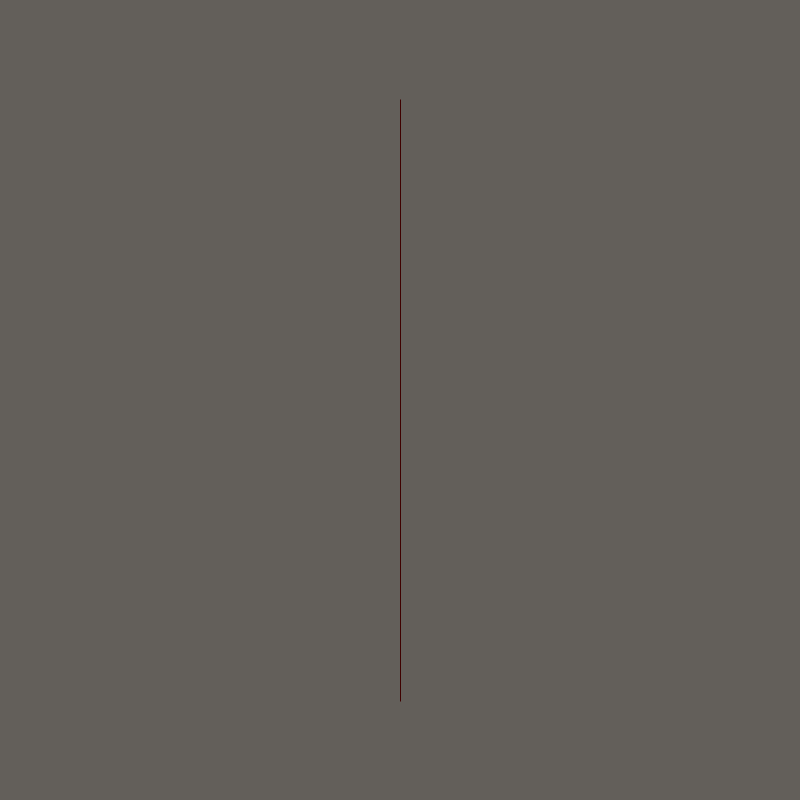
Frame 1 (no input)
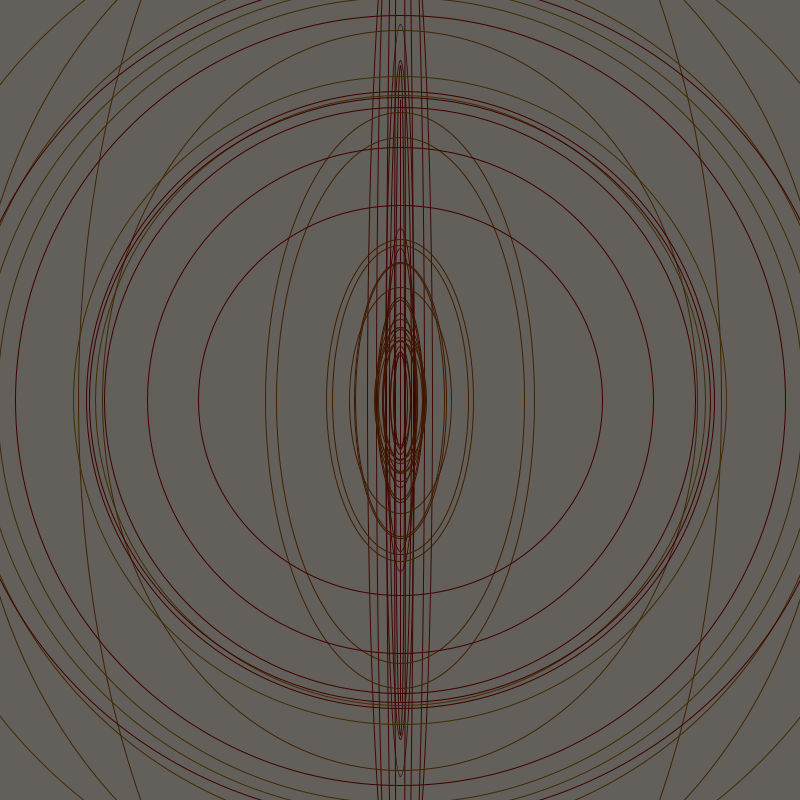
Frame 60 (the mouse pressed at the canvas centre just before this capture)
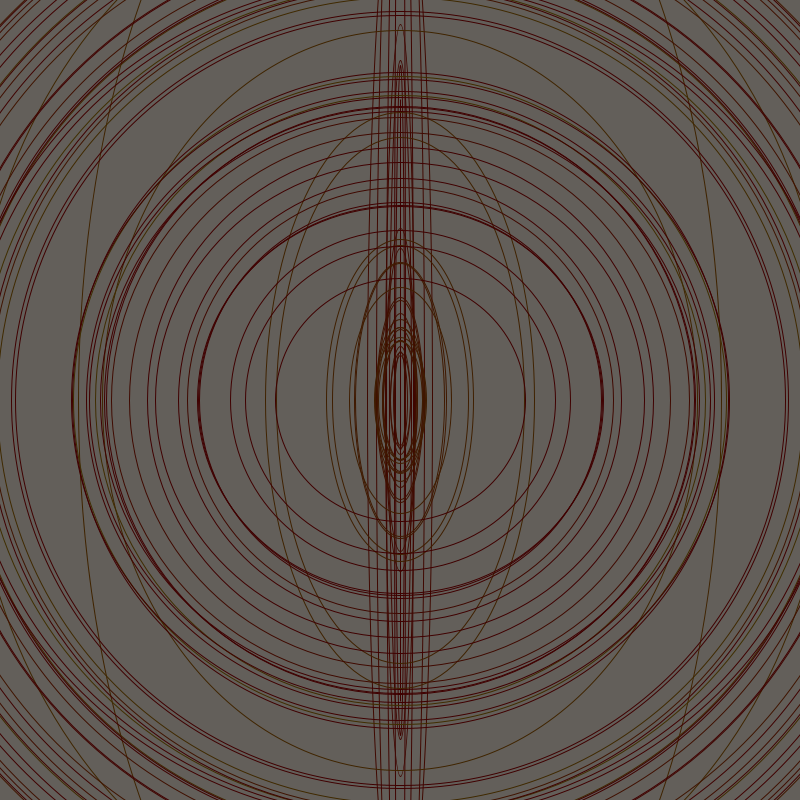
Frame 120 (the mouse held since frame 60 and released just before this capture)

The Processing sketch that drew these frames (run headless with seeded random() and noise(); from frame 60 on, the mouse is pressed at the canvas centre):

// Processing sketch: hw1
// ── hw1.pde
Walker w;

void setup () {
  
  size(800, 800);
  
  w = new Walker();
  colorMode(HSB, 360, 100, 200, 100);
  background(31, 9, 78);
}

void draw() {
  w.step();
  w.render();
}

// ── walker.pde
class Walker {
  int x,y,z;
  float brownHue = z;
  
  Walker() {
    x = 0;
    y = height/2;
    z = 0;
  }


  void render() {
    noFill();
    stroke(brownHue, 100, 50);
    println(brownHue);
    strokeWeight(1);
    ellipse(width/2, height/2, x, y);
  }
  
  void step() {
    float r = random(1);
    if (r < 0.4){
      x+= 5;
    } else if (r < 0.9) {
      y+= 5;
    } else {
      y--;
    }
    //like a bouncing bal, to make the color go back from red to random
    if (z >= 48) {
      z = z * -1;
    }
    else {
    z++;
    }
    
    brownHue = constrain (z, 0, 48);
    x= constrain(x,0, width-1);
    y= constrain(y,0,height-1); 
    x *= noise(frameCount)*3;
    y *= noise(frameCount)*3;
    //look into bezier curves
    }
 }
